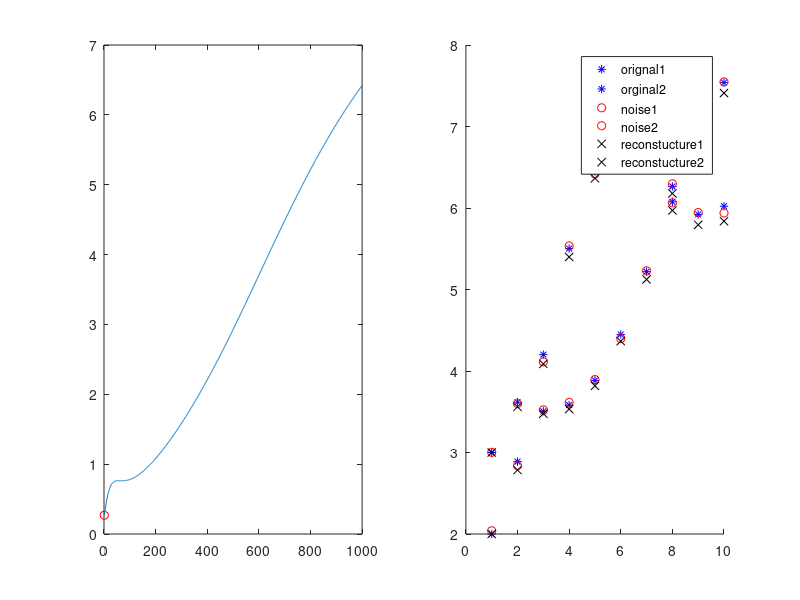

Write MATLAB code to recreate this figure.
clear all
close all

%%%%%%%%% generate state x and input u
N = 10;
T = 1:N;
D_x = 2;
D_u = 2;
x = zeros(D_x,N);
u = zeros(D_u,N);
a = ones(D_x,1);
b = ones(D_u,1);
A = [1,0.1;1,0];
B = [1,0;0,2];
x(:,1) = [2;3];

for i = 1:N
    u(:,i) = [sin(pi/5*i);cos(i*pi/5)];
end
for j = 1:N-1
    x(:,j+1) = A*x(:,j)+B*u(:,j);
end

%% indirect method 

power_x = norm(x.^2);
x_noise_rand = randn(D_x,N);
iter_noise = 1000;
M_con_rec =zeros(D_x,D_x+D_u,iter_noise);
for m = 1:iter_noise
    noise_power = (m*0.0001+0.001)*power_x;
    x_noise = x_noise_rand/norm(x_noise_rand)*noise_power;
    x_bat =x+x_noise;
    L = length(x(:,1));
    x_input1 = [x_bat(:,1:end-1);u(:,1:end-1)];
    x_input2 = x_bat(:,2:end);
    M_con = x_input2*pinv(x_input1);
    M_con_rec(:,:,m) = M_con;
    A_con = M_con(:,1:D_x);
    B_con = M_con(:,D_x+1:end);
    x_con(:,m,1) = x(:,1);
    for i=1:N-1
        x_con(:,m,i+1) = A_con* x_con(:,m,i) + B_con*u(:,i); 
    end
    x_rcon = reshape(x_con(:,m,:),2,10);
    SNR(m) = norm((x_bat - x_rcon).^2)/noise_power; 
end
    

[SNR_opt,Idx] =min(SNR);

noise_power_opt = (Idx*0.0001+0.001)*power_x;
x_noise_opt = x_noise_rand/norm(x_noise_rand)*noise_power_opt;
x_bat_opt =x+x_noise_opt;
L = length(x(:,1));
x_input1 = [x_bat_opt(:,1:end-1);u(:,1:end-1)];
x_input2 = x_bat_opt(:,2:end);
M_con_opt = x_input2*pinv(x_input1);
A_con_opt = M_con_opt(:,1:D_x);
B_con_opt = M_con_opt(:,D_x+1:end);
x_con_opt = reshape(x_con(:,Idx,:),2,10);
%% direct method 
% state_init = zeros(1,22);
% H_u = zeros(2,2*N);
% H_x = hankel(x(:,1));
% for i = 1:N
%     H_u(:,(i-1)*2+1:i*2) = hankel(u(:,i));
%     state_init(1,i) = u(1,i);
%     state_init(1,i+N+1) = u(2,i);
% end
% state_init(1,11) = x(1,1);
% state_init(1,22) = x(1,2);
% 
% alpha = state_init*pinv([H_u,H_x]);
% H_xstate = zeros(2,2*(N-1));
% for i = 1:N-1
%     H_xstate(:,(i-1)*2+1:i*2) = hankel(x(:,i+1));
% 
%     end
% x_state = alpha*H_xstate;

% figure();
% plot(x_recon,u);
% c = x_input2*pinv(x_input1);
subplot(1,2,1);
plot(1:m,SNR);
hold on
plot(Idx,SNR_opt,'ro');
hold off
subplot(1,2,2);
hold on
plot(T,x,'*blue');
plot(T,x_bat_opt,'or');
plot(T,x_con_opt,'xblack');
legend({'orignal1','orginal2','noise1','noise2','reconstucture1','reconstucture2'});
hold off
